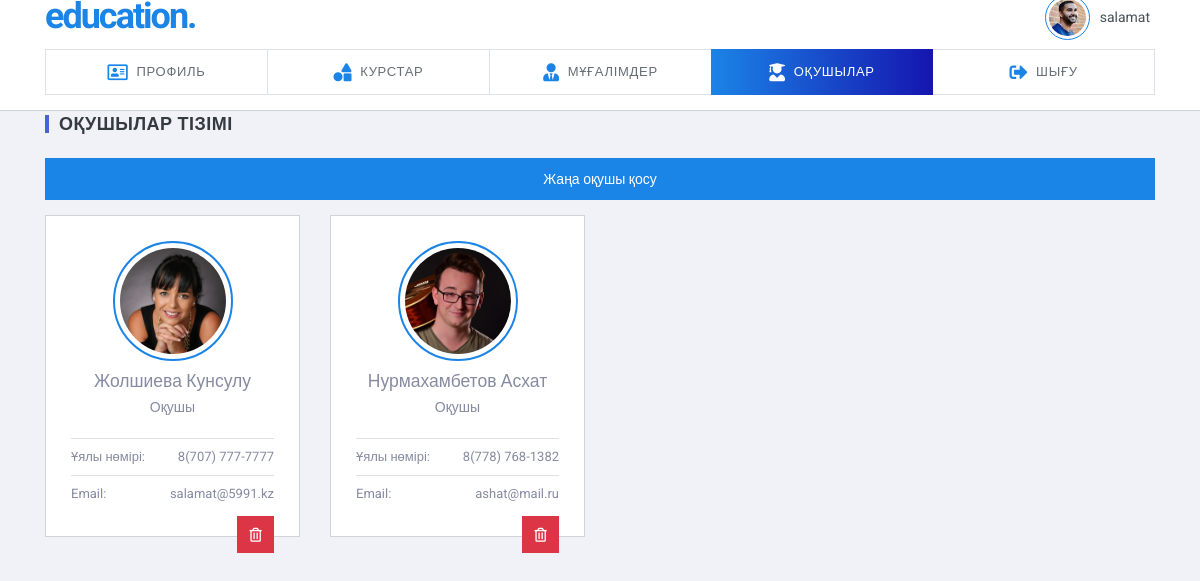
Screenshot of /?students (signed in) with the database file from the repository.
### tables this page shows
CREATE TABLE `db_users` (
  `user_id` int(11) NOT NULL,
  `login` varchar(255) NOT NULL,
  `password` varchar(255) NOT NULL,
  `user_ava` varchar(250) NOT NULL,
  `user_sname` varchar(255) NOT NULL,
  `user_name` varchar(255) NOT NULL,
  `user_mname` varchar(255) NOT NULL,
  `user_phone` varchar(250) NOT NULL,
  `user_email` varchar(250) NOT NULL,
  `user_type` int(1) NOT NULL
);

### pages/admin/students.php (the view, shortened to what this page needs)
<div class="slim-mainpanel" style="margin-top: -21px;">
	<div class="container">
		<div class="slim-pageheader">
			<h6 class="slim-pagetitle">Оқушылар тізімі</h6>
		</div>
		<div class="manager-wrapper">
			<div class="manager-right mg-l-0">
				<div class="row">
					<div class="col-md-12 mg-b-15">
						<button class="btn btn-primary" style="width: 100%" href="#add_new_tutor" data-toggle="modal">Жаңа оқушы қосу</button>
					</div>
					<?php
					$query_list_students  = mysql_query("SELECT * FROM db_users WHERE user_type='3' ");
					while($result_list_students = mysql_fetch_array($query_list_students)){
						echo"
						<div class='col-sm-6 col-md-6 col-lg-3 mg-b-15'>
          	  <div class='card-contact'>
          	    <div class='tx-center'>
          	      <img src='img/users/$result_list_students[user_ava]' class='card-img'>
          	      <h5 class='mg-t-10 mg-b-5'>$result_list_students[user_sname] $result_list_students[user_name]</h5>
          	      <p>Оқушы</p>
          	    </div>
          	    <p class='contact-item'>
          	      <span>Ұялы нөмірі:</span>
          	      <span>$result_list_students[user_phone]</span>
          	    </p>
          	    <p class='contact-item'>
          	      <span>Email:</span>
          	      $result_list_students[user_email]
          	    </p>
          	    <a href='?students&del=$result_list_students[user_id]' class='btn btn-danger btn-icon pull-right mg-t-5'><div><i class='far fa-trash-alt'></i></div></a>
          	  </div>
          	</div>";
					}
					?>
				</div>
			</div>
		</div>
	</div>
</div>

### pages/modules/header.php
<div class="slim-header" style="margin-top: -20px;">
  <div class="container">
    <div class="slim-header-left">
      <h2 class="slim-logo"><a href="./">education<span>.</span></a></h2>
    </div>
    <div class="slim-header-right">
      <div class="dropdown dropdown-c">
        <a href="#" class="logged-user" data-toggle="dropdown">
          <img src="img/users/<?=$user_info['user_ava']?>" alt="">
          <span> <?=$_SESSION['login_education']?> </span>
        </a>
      </div>
    </div>
  </div>
</div>

### rows the page displays
db_users: user_ava (picture)
db_users: user_ava (picture), user_sname "Жолшиева", user_name "Кунсулу", user_phone "8(707) 777-7777", user_email "salamat@5991.kz"
db_users: user_ava (picture), user_sname "Нурмахамбетов", user_name "Асхат", user_phone "8(778) 768-1382", user_email "ashat@mail.ru"

### other values shown
$_SESSION['login_education'] "salamat"
